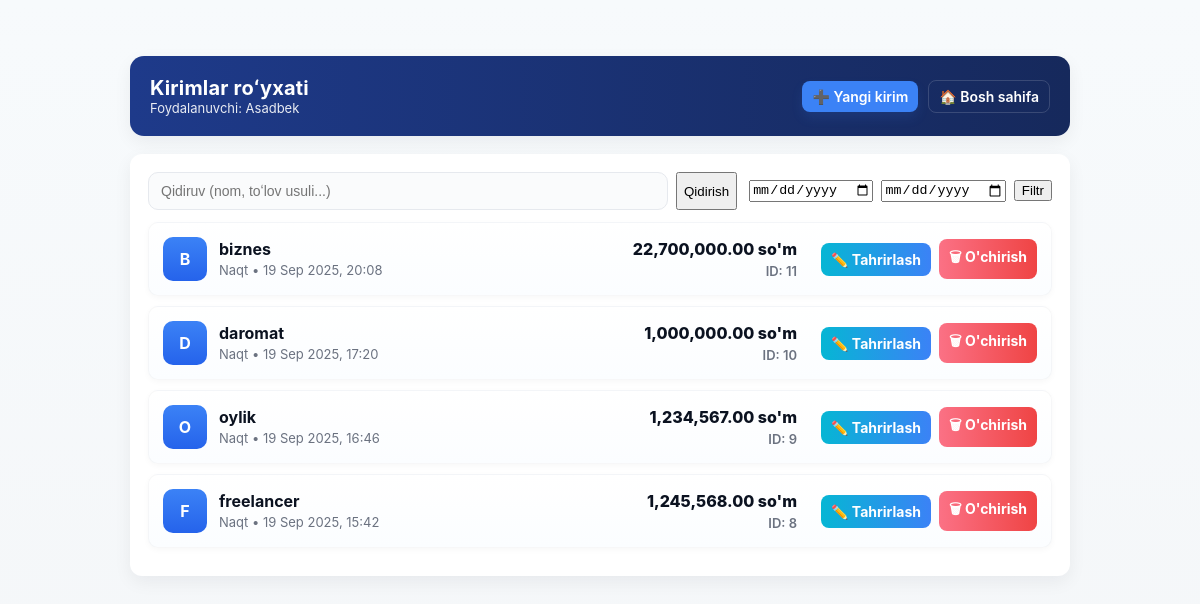
/en/income/income/ (signed in), run on an earlier commit of the app's database.
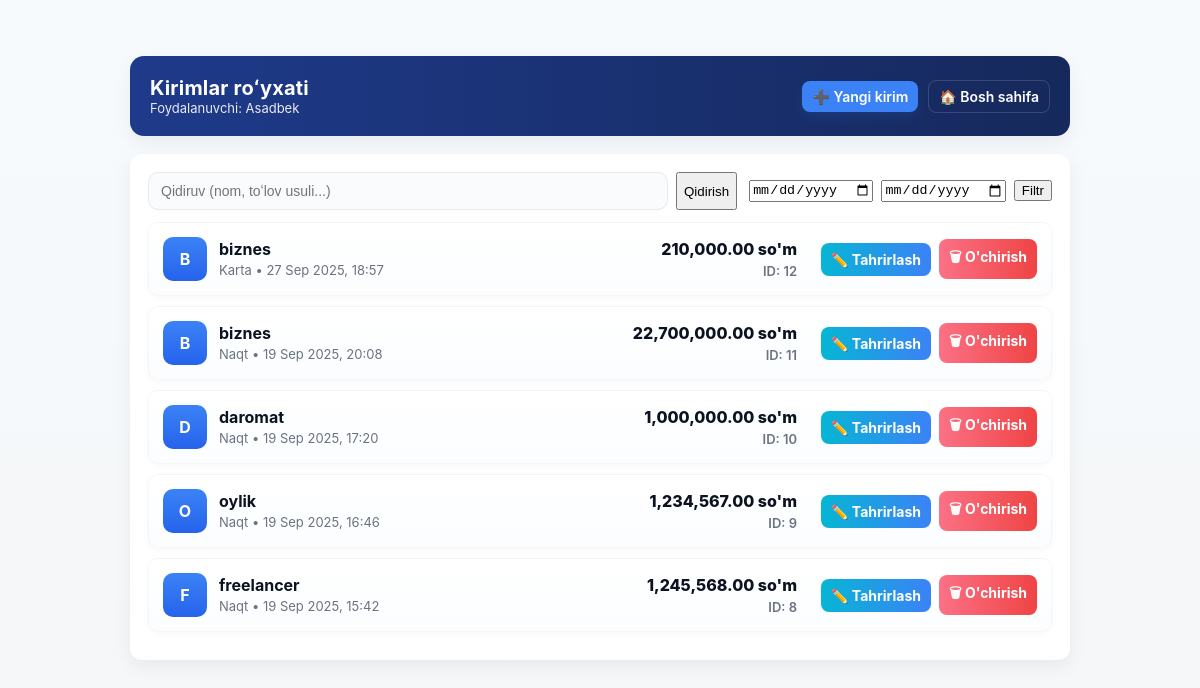
And on a later commit of the database.
### accounts/models.py (models this page shows, shortened)
class CustomUser(AbstractUser):
    email = models.EmailField(_("Email manzil"), unique=True, blank=True, null=True)
    phone_number = models.CharField(_("Telefon raqam"), max_length=13, unique=True, blank=True, null=True)
    auth_type = models.CharField(
        _("Autentifikatsiya turi"),
        max_length=20,
        choices=[(VIA_EMAIL, _("Email orqali")), (VIA_PHONE, _("Telefon orqali"))]
    )
    USERNAME_FIELD = "email"
    REQUIRED_FIELDS = ["phone_number"]

### income/models.py (models this page shows, shortened)
class Income(models.Model):
    PAYMENT_METHODS = [
        ('naqt', _('Naqt')),
        ('karta', _('Karta')),
        ('dollar', _('Dollar')),
    ]
    user = models.ForeignKey(
        settings.AUTH_USER_MODEL,
        on_delete=models.CASCADE,
        verbose_name=_("Foydalanuvchi")
    )
    title = models.CharField(max_length=255, verbose_name=_("Nom"))
    amount = models.DecimalField(max_digits=12, decimal_places=2, verbose_name=_("Summasi"))
    payment_method = models.CharField(max_length=20, choices=PAYMENT_METHODS, verbose_name=_("To‘lov usuli"))
    created_at = models.DateTimeField(
        auto_now_add=True,
        verbose_name=_("Sana")
    )
    USD_RATE = 12700

### income/views.py (the view)
# urls.py: path('income/', views.income_list, name='income_list'),
@login_required
def income_list(request):
    incomes = Income.objects.filter(user=request.user).order_by('-created_at')
    start_date = request.GET.get('start_date')
    end_date = request.GET.get('end_date')
    if start_date and end_date:
        start_date_obj = parse_date(start_date)
        end_date_obj = parse_date(end_date)
        if start_date_obj and end_date_obj:
            incomes = incomes.filter(created_at__date__range=(start_date_obj, end_date_obj))
            range_total = incomes.aggregate(total=Sum('amount'))['total'] or 0
        else:
            range_total = None
    else:
        range_total = None
    context = {
        'incomes': incomes,
        'start_date': start_date,
        'end_date': end_date,
        'range_total': range_total,
    }
    return render(request, 'income_list.html', context)

### templates/income_list.html (shortened to what this page needs)
{% load humanize %}
<!DOCTYPE html>
<html lang="uz">
<head>
</head>
<body>
  <div class="container">
    <header class="appbar">
      <div class="left">
        <div>
          <h1>Kirimlar roʻyxati</h1>
          <div class="sub">Foydalanuvchi: {{ request.user.username }}</div>
        </div>
      </div>
      <div class="actions">
        <a href="{% url 'income_add' %}" class="btn small">➕ Yangi kirim</a>
        <a href="{% url 'home' %}" class="btn small secondary">🏠 Bosh sahifa</a>
      </div>
    </header>
    <div class="card" style="margin-top:18px;">
      <div class="list-actions">
        <div class="search">
          <form method="get" action="{% url 'income_list' %}" style="display:flex;width:100%;gap:8px;">
            <input type="text" name="q" placeholder="Qidiruv (nom, toʻlov usuli...)" value="{{ request.GET.q|default:'' }}">
            <button class="btn small" type="submit">Qidirish</button>
          </form>
        </div>
        <div class="filters">
          <form method="get" action="{% url 'income_list' %}" style="display:flex; gap:8px; align-items:center;">
            <input type="date" name="start_date" value="{{ start_date|default:'' }}" />
            <input type="date" name="end_date" value="{{ end_date|default:'' }}" />
            <button class="btn small" type="submit">Filtr</button>
          </form>
        </div>
      </div>
      {% if incomes %}
      <ul class="income-list">
        {% for income in incomes %}
        <li>
          <div class="income-meta">
            <div class="avatar">{{ income.title|slice:":1"|upper }}</div>
            <div class="meta-text">
              <span class="title">{{ income.title }}</span>
              <span class="subtitle">{{ income.payment_method|capfirst }} • {{ income.created_at|date:"d M Y, H:i" }}</span>
            </div>
          </div>
          <div class="amount">
            {{ income.amount|intcomma }} so'm
            <small>ID: {{ income.id }}</small>
          </div>
          <div class="item-actions">
            <a href="{% url 'income_update' income.id %}" class="action-btn action-edit">✏️ Tahrirlash</a>
            <a href="{% url 'income_delete' income.id %}" class="action-btn action-delete">🗑 O'chirish</a>
          </div>
        </li>
        {% endfor %}
      </ul>
      {% endif %}
    </div>
  </div>
</body>
</html>

### templates/income_list.html (style rules this page uses)
:root { --bg:#f4f6f8; --card:#ffffff; --primary:#1e3a8a; --accent:#3b82f6; --danger:#ef4444; --muted:#6b7280; --glass: rgba(255,255,255,0.6); --radius:12px; --shadow: 0 6px 18px rgba(17,24,39,0.06); font-family: Inter, "Segoe UI", Roboto, "Helvetica Neue", Arial, sans-serif; }
html,body { height:100%; margin:0; background: linear-gradient(180deg, #f7fafc 0%, var(--bg) 100%); }
.container { max-width:980px; margin:36px auto; padding:20px; box-sizing:border-box; }
header.appbar { display:flex; align-items:center; justify-content:space-between; background:linear-gradient(90deg,var(--primary), #16295c); color:#fff; padding:20px;border-radius:14px; box-shadow:var(--shadow); }
header .left { display:flex; align-items:center; gap:16px; }
header h1 { font-size:20px; margin:0; letter-spacing:0.2px; }
header .sub { font-size:13px; color:rgba(255,255,255,0.9); }
header .actions { display:flex; gap:10px; align-items:center; }
a.btn { text-decoration:none; padding:9px 14px; border-radius:10px; font-weight:600; color:#fff; background:var(--accent); box-shadow:0 6px 12px rgba(59,130,246,0.12); }
a.btn.secondary { background:transparent; border:1px solid rgba(255,255,255,0.15); color:#fff; box-shadow:none; }
a.btn.small { padding:7px 10px; font-size:14px; border-radius:8px; }
.card { background:var(--card); border-radius:var(--radius); padding:18px; box-shadow:var(--shadow); margin-top:18px; }
.list-actions { display:flex; gap:12px; align-items:center; flex-wrap:wrap; margin-bottom:12px; }
.search { flex:1 1 260px; display:flex; gap:8px; align-items:center; }
.search input { width:100%; padding:10px 12px; border-radius:10px; border:1px solid #e6e9ee; background:#fafbfc; font-size:14px; }
.filters { display:flex; gap:8px; align-items:center; }
ul.income-list { list-style:none; padding:0; margin:0; }
ul.income-list li { display:flex; align-items:center; justify-content:space-between; gap:12px; padding:14px; border-radius:10px; margin-bottom:10px; background: linear-gradient(180deg, #ffffff, #fbfdff); border: 1px solid rgba(15,23,42,0.03); box-shadow: 0 2px 6px rgba(2,6,23,0.03); transition:transform .12s ease, box-shadow .12s ease; }
.income-meta { display:flex; align-items:center; gap:12px; flex:1; min-width:0; }
.avatar { width:44px; height:44px; border-radius:10px; background:linear-gradient(180deg,var(--accent),#2563eb); display:flex; align-items:center; justify-content:center; color:#fff; font-weight:700; flex-shrink:0; }
.meta-text { overflow:hidden; }
.meta-text .title { font-weight:700; color:#0b1220; display:block; white-space:nowrap; text-overflow:ellipsis; overflow:hidden; }
.meta-text .subtitle { font-size:13px; color:var(--muted); margin-top:3px; white-space:nowrap; text-overflow:ellipsis; overflow:hidden; }
.amount { font-weight:800; min-width:160px; text-align:right; color:#0b1220; }
.amount small { display:block; font-weight:600; font-size:13px; color:var(--muted); margin-top:4px; }
.item-actions { display:flex; gap:8px; align-items:center; margin-left:12px; }
.action-btn { padding:8px 10px; border-radius:8px; text-decoration:none; font-weight:700; color:#fff; display:inline-block; font-size:14px; }
.action-edit { background:linear-gradient(90deg,#06b6d4,#3b82f6); }
.action-delete { background:linear-gradient(90deg,#fb7185,#ef4444); }

What changed in the data, as far as the page shows it:
added Income: title "B", title "biznes", payment_method "Karta", created_at "27 Sep 2025, 18:57", amount "210,000.00", id "12"
